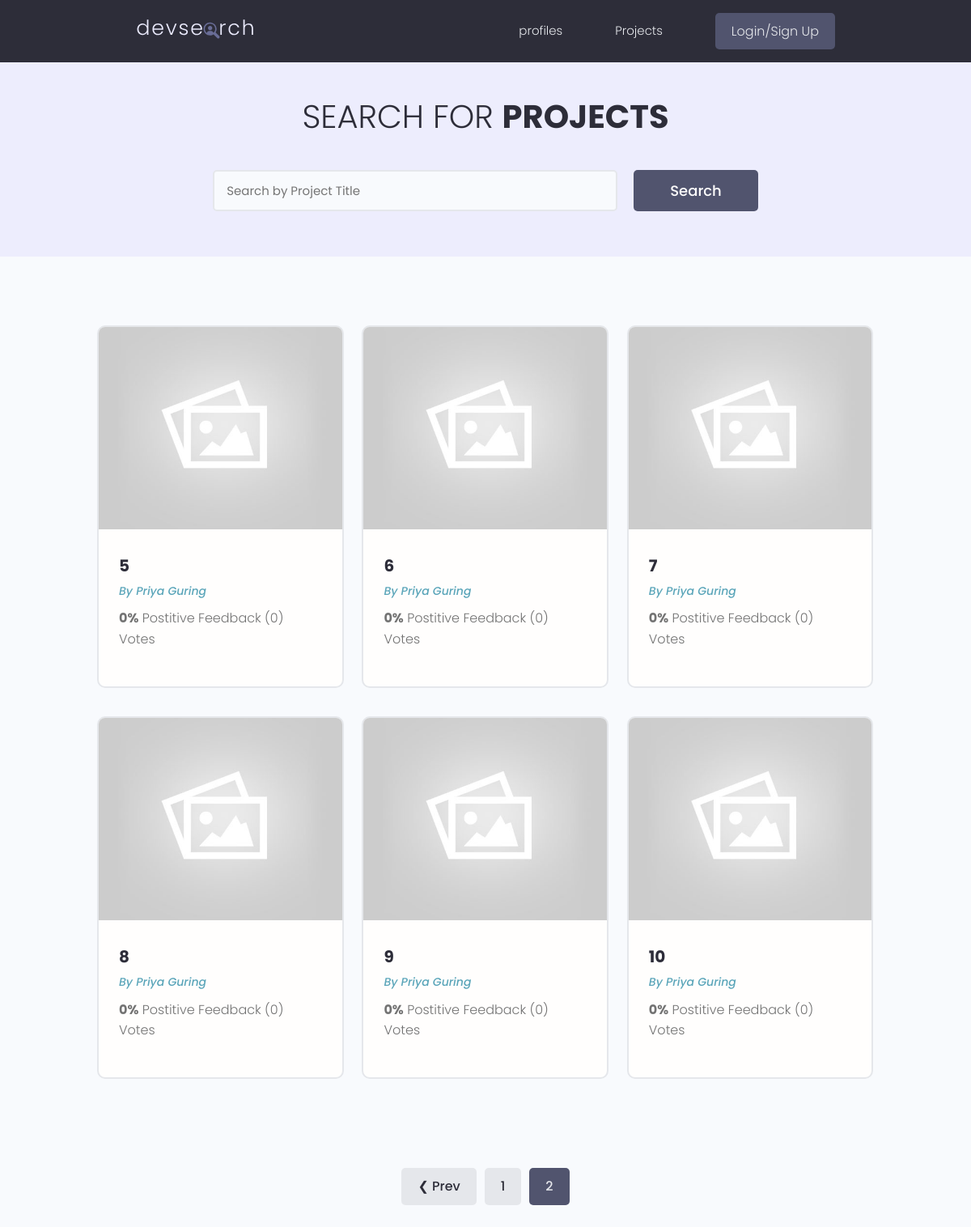
Screenshot of /projects/?page=2 with the database file from the repository.
### projects/models.py (models this page shows, shortened)
class Project(models.Model):
    owner = models.ForeignKey(Profile, null=True, blank=True, on_delete=models.SET_NULL)
    title = models.CharField(max_length=200)
    description = models.TextField(null=True, blank=True)
    featured_image = models.ImageField(null=True, blank=True, default="default.jpg")
    demo_link = models.CharField(max_length=2000, blank=True, null=True)
    source_link = models.CharField(max_length=2000, null=True, blank=True)
    tags = models.ManyToManyField(
        "Tag", blank=True
    )  # tag class mathi bhako bhaye cotes chai daina
    vote_total = models.IntegerField(default=0, null=True, blank=True)
    vote_ratio = models.IntegerField(default=0, null=True, blank=True)
    created = models.DateTimeField(auto_now_add=True)
    id = models.UUIDField(
        default=uuid.uuid4, unique=True, primary_key=True, editable=False
    )
    class Meta:
        ordering = ["-vote_total", "-vote_ratio", "created"]

### users/models.py (models this page shows, shortened)
class Profile(models.Model):
    user = models.OneToOneField(User, on_delete=models.CASCADE, null=True, blank=True)
    name = models.CharField(max_length=200, blank=True, null=True)
    username = models.CharField(max_length=200, blank=True, null=True)
    location = models.CharField(max_length=200, blank=True, null=True)
    email = models.EmailField(max_length=500, blank=True, null=True)
    short_intro = models.CharField(max_length=200, blank=True, null=True)
    bio = models.TextField(blank=True, null=True)
    profile_image = models.ImageField(
        null=True,
        blank=True,
        upload_to="profiles/",
        default="profiles/user-default.png",
    )
    Social_github = models.CharField(max_length=200, blank=True, null=True)
    Social_twitter = models.CharField(max_length=200, blank=True, null=True)
    Social_linkedin = models.CharField(max_length=200, blank=True, null=True)
    Social_youtube = models.CharField(max_length=200, blank=True, null=True)
    Social_website = models.CharField(max_length=200, blank=True, null=True)
    id = models.UUIDField(
        default=uuid.uuid4, unique=True, primary_key=True, editable=False
    )
    created = models.DateTimeField(auto_now_add=True)

### projects/views.py (the view)
# urls.py: path("projects/", views.getProjects),
def projects(request):
    projects, search_query = searchProjects(request)
    projects, custom_range, paginator = paginateProjects(request, projects, 9)
    context = {
        "projectsList": projects,
        "search_query": search_query,
        "paginator": paginator,
        "custom_range": custom_range,
    }
    return render(request, "projects/projects.html", context)

### projects/utils.py (called while the page is built)
def searchProjects(request):
    search_query = ""
    if request.GET.get("text"):
        search_query = request.GET.get("text")
    projects = Project.objects.distinct().filter(
        Q(title__icontains=search_query)
        | Q(owner__name__icontains=search_query)
        | Q(description__icontains=search_query)
        | Q(tags__name__icontains=search_query)
    )
    return projects, search_query

def paginateProjects(request, projects, result):
    page = request.GET.get("page")  # query string
    paginator = Paginator(projects, result)
    try:
        projects = paginator.page(page)
    except PageNotAnInteger:
        page = 1
        projects = paginator.page(page)
    except EmptyPage:
        page = paginator.num_pages  # gives the number of page
        projects = paginator.page(page)
    leftIndex = int(page) - 4
    if leftIndex < 1:
        leftIndex = 1
    rightIndex = int(page) + 5
    if rightIndex > paginator.num_pages:
        rightIndex = paginator.num_pages
    custom_range = range(leftIndex, rightIndex + 1)
    return projects, custom_range, paginator

### projects/templates/projects/projects.html (shortened to what this page needs)
{% extends 'main.html'%}
{% block content%}
<main class="projects">
    <section class="hero-section text-center">
        <div class="container container--narrow">
            <div class="hero-section__box">
                <h2>Search for <span>Projects</span></h2>
            </div>
            <div class="hero-section__search">
                <form class="form" action="{% url 'projects'%}" method="get" id="searchForm">
                    <div class="form__field">
                        <input class="input input--text" id="formInput#search" type="text" name="text"
                            value="{{search_query}}" placeholder="Search by Project Title" />
                    </div>
                    <input class="btn btn--sub btn--lg" type="submit" value="Search" />
                </form>
            </div>
        </div>
    </section>
    <section class="projectsList">
        <div class="container">
            <div class="grid grid--three">
                {% for projectsList in projectsList%}
                <div class="column">
                    <div class="card project">
                        <a href="{%url 'project' projectsList.id%}" class="project">
                            <img class="project__thumbnail" src="{{projectsList.featured_image.url}}"
                                alt="project thumbnail" />
                            <div class="card__body">
                                <h3 class="project__title">{{projectsList.title}}</h3>
                                <p><a class="project__author" href="{%url 'user-profile' projectsList.owner.id %}">By
                                        {{projectsList.owner.name}}</a></p>
                                <p class="project--rating">
                                    <span style="font-weight: bold;">{{projectsList.vote_ratio}}%</span> Postitive
                                    Feedback ({{projectsList.vote_total}}) Vote{{projectsList.vote_total|pluralize:"s"}}
                                </p>
                            </div>
                        </a>
                    </div>
                </div>
                {%endfor%}
            </div>
        </div>
    </section>
    {% include 'pagination.html' with queryset=projectsList custom_range=custom_range%}
</main>
{% endblock content %}

### static/styles/app.css (style rules this page uses)
:root { --color-sub: #2d2d39; }
.btn--sub { background-color: var(--color-sub-light); }
.card { border: 2px solid var(--color-light); }
img { width: 100%; }
.hero-section { height: 40vh; display: flex; align-items: center; background-color: var(--color-sub); }
.hero-section__box { margin-bottom: 4rem; }
.hero-section__box>h2, .hero-section__box>h2>span { font-size: 4rem; color: var(--color-light); line-height: 1.3; text-transform: uppercase; }
.hero-section__box>h2 { font-weight: 300; }
.hero-section__box>h2>span { font-weight: 700; }
.hero-section__search>.form { display: flex; align-items: center; justify-content: center; gap: 2rem; }
.hero-section__search>.form input.input--text { width: 50rem; }
.project__author { font-size: 1.4rem; font-style: italic; }
.project--rating { margin-bottom: 1.6em; margin-top: .5em; }
.projects>.hero-section { background: var(--color-sub-lighter); height: 30vh; }
.projects .hero-section__box { margin-bottom: 2.5rem; }
.projects .hero-section__box>h2 { color: var(--color-sub); }
.projects .hero-section__box>h2>span { font-weight: 700; color: var(--color-sub); }
.projectsList { margin-top: 8rem; }
.project__thumbnail { height: 25rem; object-fit: cover; object-position: top center; }
.project__title { font-size: 2rem; font-weight: 700; color: var(--color-sub); }

### static/uikit/styles/modules/_variables.css (style rules this page uses)
:root { --color-main: #5aa5b9; --color-main-light: #e6faff; --color-sub: #3f4156; --color-sub-light: #51546e; --color-sub-lighter: #ededfd; --color-text: #737373; --color-gray: #8b8b8b; --color-light: #e5e7eb; --color-light-gray: #767676; --color-bg: #f8fafd; --color-white: #fffefd; --color-white-light: #f3f3f3; --color-success: #359e64; --color-success-bg: #def8e8; --color-error: #fc4b0b; --color-error-bg: #fff2ee; --font-base: 'Poppins', arial, helvetica, 'Segoe UI', roboto, ubuntu, sans-serif; --font-monospace: 'Fira Code', 'Courier New', courier, monospace; --font-regular: 300; --font-medium: 500; --font-bold: 700; --generic-shadow: 1px 1px 5px #00000010; --generic-transition: all 0.3s ease-in-out; }

### static/uikit/styles/modules/_base.css (style rules this page uses)
* { margin: 0; padding: 0; box-sizing: border-box; text-rendering: optimizeLegibility; color: inherit; font-size: inherit; }
html { font-size: 50%; }
@media only screen and (min-width: 480px) { html { font-size: 56.25%; } }
@media only screen and (min-width: 1200px) { html { font-size: 62.5%; } }
body { line-height: 1.6; font-weight: 400; font-size: 1.5rem; color: var(--color-text); background-color: var(--color-bg); min-height: 100vh; }

### static/uikit/styles/modules/_typography.css (style rules this page uses)
* { font-family: var(--font-base); }
h2 { font-size: 3.6rem; font-weight: var(--font-bold); }
h3 { font-size: 3.2rem; font-weight: var(--font-medium); }
p, span, strong { font-size: 1.6rem; color: var(--color-text); font-weight: var(--font-regular); }
a { padding-bottom: 2px; text-decoration: none; display: inline-block; color: var(--color-main); font-weight: var(--font-medium); }

### static/uikit/styles/modules/_utilities.css (style rules this page uses)
.container { width: 92%; max-width: 165rem; margin: 0 auto; box-sizing: border-box; }
.container--narrow { width: 92%; max-width: 120rem; }
@media screen and (min-width: 1000px) { .container { width: 90%; } }
@media screen and (min-width: 1000px) { .container--narrow { width: 85%; } }
@media screen and (min-width: 1200px) { .container { width: 80%; } }
@media screen and (min-width: 1200px) { .container--narrow { width: 72%; } }
.text-center { text-align: center; }

### static/uikit/styles/modules/_button.css (style rules this page uses)
.btn { display: inline-block; position: relative; cursor: pointer; background-color: var(--color-light); font-weight: var(--font-medium); color: var(--color-sub); text-decoration: none; padding: 1rem 2rem; border-radius: 0.5rem; border: none; width: -webkit-fit-content; width: -moz-fit-content; width: fit-content; height: -webkit-fit-content; height: -moz-fit-content; height: fit-content; font-size: 1.6rem; outline-width: 0; outline-color: transparent; -webkit-backface-visibility: hidden; backface-visibility: hidden; transition: all 0.3s ease-in-out; }
.btn--sub { background-color: var(--color-sub); color: var(--color-white); }
.btn--lg { font-size: 1.8rem; padding: 1.2rem 4.5rem; }

### static/uikit/styles/modules/_card.css (style rules this page uses)
.card { border-radius: 1rem; background-color: var(--color-white); border: 1.5px solid var(--color-light); width: auto; height: auto; margin-top: 0.5rem; margin-bottom: 0.5rem; overflow: hidden; }
.card__body, .card__header { padding: 2rem 2.5rem; }

### rows the page displays
Project: featured_image (placeholder picture), title "5", owner.name "Priya Guring", vote_ratio "0", vote_total "0"
Project: featured_image (placeholder picture), title "6", owner.name "Priya Guring", vote_ratio "0", vote_total "0"
Project: featured_image (placeholder picture), title "7", owner.name "Priya Guring", vote_ratio "0", vote_total "0"
Project: featured_image (placeholder picture), title "8", owner.name "Priya Guring", vote_ratio "0", vote_total "0"
Project: featured_image (placeholder picture), title "9", owner.name "Priya Guring", vote_ratio "0", vote_total "0"
Project: featured_image (placeholder picture), title "10", owner.name "Priya Guring", vote_ratio "0", vote_total "0"

### other values shown
{{ page }} "1"
{{ page }} "2"
